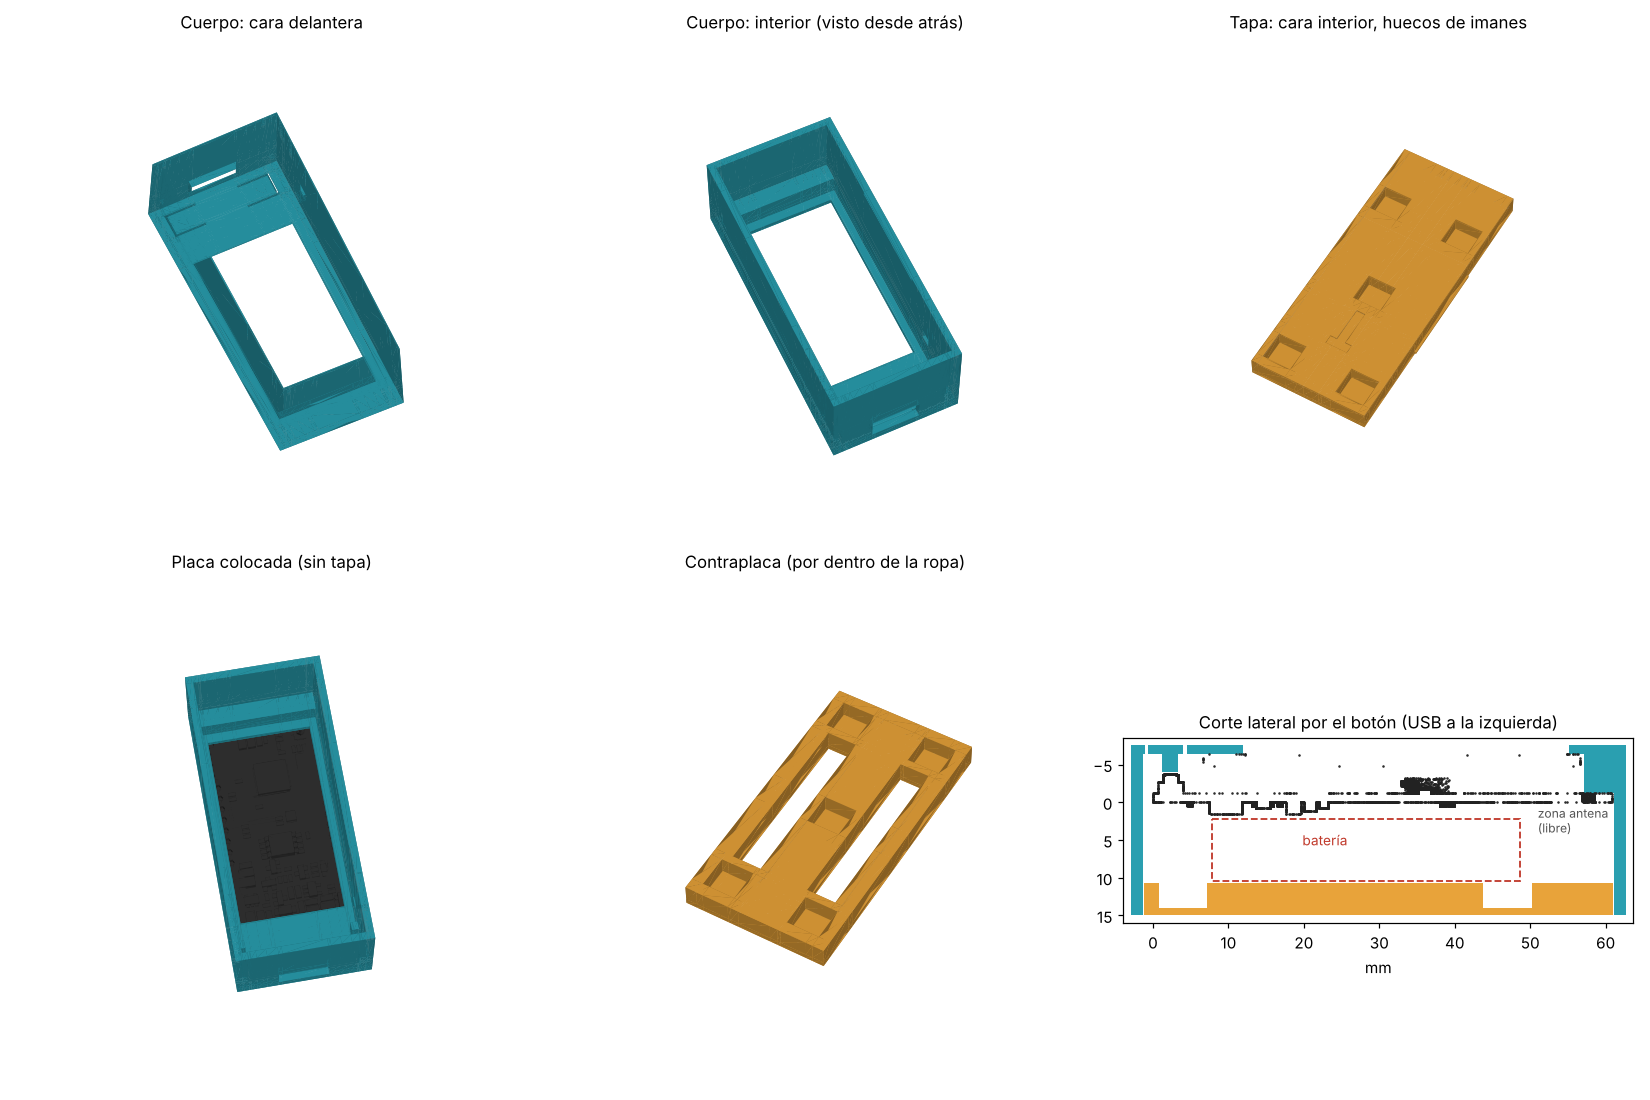

Generate this figure with Python:
import numpy as np, struct, matplotlib, importlib.util, sys
matplotlib.use("Agg")
import matplotlib.pyplot as plt
from mpl_toolkits.mplot3d.art3d import Poly3DCollection

spec = importlib.util.spec_from_file_location("c", "caja_chapa_nh.py"); c = importlib.util.module_from_spec(spec); spec.loader.exec_module(c)
BOARD = sys.argv[1]

def load(p):
    b = open(p, "rb").read(); n = struct.unpack("<I", b[80:84])[0]
    return np.frombuffer(b[84:84 + n * 50], dtype=np.dtype([("n", "<3f4"), ("v", "<9f4"), ("a", "<u2")]))["v"].reshape(-1, 3, 3).astype(float)

cu = load("stl/chapa_nh_cuerpo.stl"); ta = load("stl/chapa_nh_tapa.stl"); cp = load("stl/chapa_nh_contraplaca.stl")
bd = load(BOARD)
ta_b = ta.copy(); ta_b[..., 2] = c.OZ1 - ta_b[..., 2]
L = np.array([0.35, -0.45, 0.82]); L /= np.linalg.norm(L)

def draw(ax, t, col, alpha=1.0):
    n = np.cross(t[:, 1] - t[:, 0], t[:, 2] - t[:, 0]); n /= np.linalg.norm(n, axis=1)[:, None] + 1e-9
    sh = 0.35 + 0.65 * np.abs(n @ L)
    rgb = np.array(matplotlib.colors.to_rgb(col))[None] * sh[:, None]
    ax.add_collection3d(Poly3DCollection(t, facecolors=np.c_[rgb, np.full(len(rgb), alpha)], edgecolors="none"))

def setup(ax, t, el, az, title):
    v = t.reshape(-1, 3); mn, mx = v.min(0), v.max(0); m = (mn + mx) / 2; r = (mx - mn).max() / 2
    ax.set_xlim(m[0] - r, m[0] + r); ax.set_ylim(m[1] - r, m[1] + r); ax.set_zlim(m[2] - r, m[2] + r)
    ax.view_init(el, az); ax.set_axis_off(); ax.set_box_aspect((1, 1, 1)); ax.set_title(title, fontsize=11)

fig = plt.figure(figsize=(15, 10), dpi=110)
ax = fig.add_subplot(2, 3, 1, projection="3d"); draw(ax, cu, "#2a9fb0"); setup(ax, cu, -60, -65, "Cuerpo: cara delantera")
ax = fig.add_subplot(2, 3, 2, projection="3d"); draw(ax, cu, "#2a9fb0"); setup(ax, cu, 60, -115, "Cuerpo: interior (visto desde atrás)")
ax = fig.add_subplot(2, 3, 3, projection="3d"); draw(ax, ta, "#e8a33a"); setup(ax, ta, 55, -60, "Tapa: cara interior, huecos de imanes")
ax = fig.add_subplot(2, 3, 4, projection="3d"); draw(ax, cu, "#2a9fb0"); draw(ax, bd, "#333333"); setup(ax, cu, 70, -100, "Placa colocada (sin tapa)")
ax = fig.add_subplot(2, 3, 5, projection="3d"); draw(ax, cp, "#e8a33a"); setup(ax, cp, 50, -60, "Contraplaca (por dentro de la ropa)")

# corte por x = centro del botón izquierdo
ax = fig.add_subplot(2, 3, 6); X = -9.29
for ops, col, zf in [(c.cuerpo(), "#2a9fb0", None), (c.tapa()[0], "#e8a33a", c.OZ1)]:
    xs, ys, zs, occ = c.solido(ops)
    i = np.searchsorted(xs, X) - 1
    for j in range(occ.shape[1]):
        for k in range(occ.shape[2]):
            if occ[i, j, k]:
                z0, z1 = zs[k], zs[k + 1]
                if zf is not None: z0, z1 = zf - z1, zf - z0
                ax.add_patch(plt.Rectangle((ys[j], z0), ys[j + 1] - ys[j], z1 - z0, color=col, lw=0))
r = np.random.default_rng(0).random((bd.shape[0], 60, 2)); m = r.sum(2) > 1; r[m] = 1 - r[m]
P = (bd[:, None, 0] + r[..., :1] * (bd[:, None, 1] - bd[:, None, 0]) + r[..., 1:] * (bd[:, None, 2] - bd[:, None, 0])).reshape(-1, 3)
s = np.abs(P[:, 0] - X) < 0.4
ax.scatter(P[s, 1], P[s, 2], s=0.4, c="#222")
ax.add_patch(plt.Rectangle((c.BAT_Y0, c.BAT_Z0), c.BAT_L, c.BAT_G, fill=False, ec="#c0392b", lw=1.2, ls="--"))
ax.text(c.BAT_Y0 + 12, c.BAT_Z0 + 3.5, "batería", color="#c0392b", fontsize=9)
ax.text(51, 4, "zona antena\n(libre)", fontsize=8, color="#555")
ax.set_aspect("equal"); ax.set_xlim(c.OY0 - 1, c.OY1 + 1); ax.set_ylim(c.OZ0 - 1, c.OZ1 + 1)
ax.set_title("Corte lateral por el botón (USB a la izquierda)", fontsize=11); ax.set_xlabel("mm"); ax.invert_yaxis()
plt.tight_layout(); plt.savefig("preview.png")
